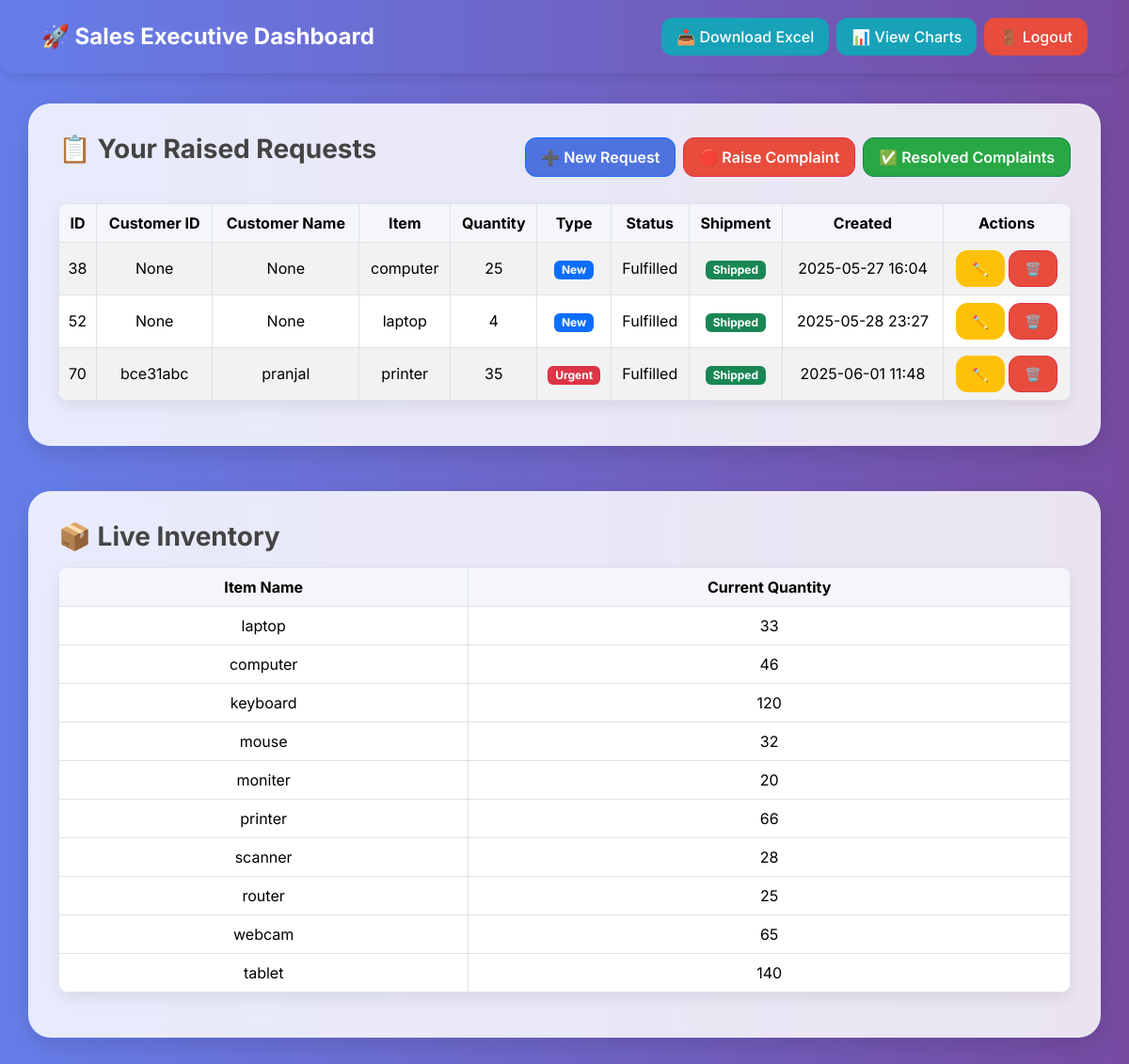
Before: /sales_dashboard (signed in) with the older database file.
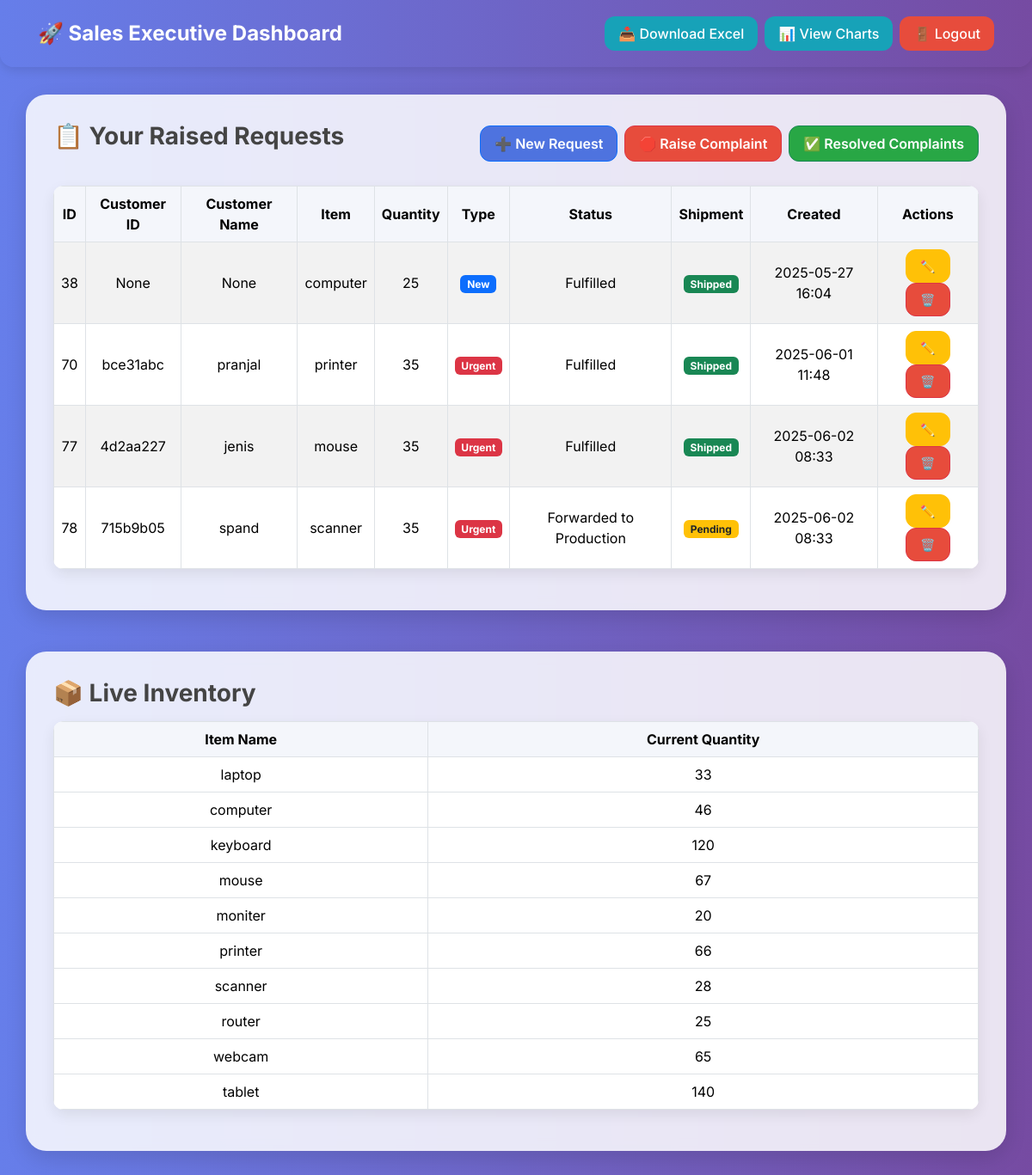
After: the same page with the newer database file.
### tables this page shows
CREATE TABLE "requests" (
	"id"	INTEGER,
	"item"	TEXT,
	"item_quantity"	INTEGER,
	"comment"	NUMERIC,
	"created_by"	TEXT NOT NULL,
	"assigned_to"	TEXT DEFAULT 'warehouse',
	"status"	TEXT DEFAULT 'Submitted' CHECK("status" IN ('Submitted', 'In Review', 'Fulfilled', 'Declined', 'Forwarded to Production')),
	"created_at"	TEXT DEFAULT CURRENT_TIMESTAMP,
	"updated_at"	TEXT DEFAULT CURRENT_TIMESTAMP,
	"warehouse_comment"	TEXT,
	"tracking_id"	TEXT,
	"courier_name"	TEXT,
	"delivery_date"	TEXT,
	"shipment_status"	TEXT DEFAULT 'Pending',
	"stock_available"	TEXT DEFAULT 'Yes' CHECK("stock_available" IN ('Yes', 'No')),
	"planner_comments"	TEXT,
	"estimated_completion_date"	TEXT,
	"urgency"	TEXT, was_forwarded INTEGER DEFAULT 0, customer_name TEXT, customer_id TEXT, request_type TEXT DEFAULT 'New', response TEXT,
	PRIMARY KEY("id" AUTOINCREMENT)
);

CREATE TABLE warehouse_inventory (
            id INTEGER PRIMARY KEY AUTOINCREMENT,
            item TEXT NOT NULL,
            item_quantity INTEGER NOT NULL
        );

### app.py (the view)
@app.route('/sales_dashboard')
def sales_dashboard():
    if session.get('role') != 'sales':
        return redirect(url_for('login'))
    username = session['username']
    conn = sqlite3.connect('database/4s.db')
    conn.row_factory = sqlite3.Row
    cursor = conn.cursor()
    cursor.execute("SELECT * FROM requests WHERE created_by = ?", (username,))
    rows = cursor.fetchall()
    requests = []
    for r in rows:
        created_at = r['created_at']
        if isinstance(created_at, str):
            try:
                created_at = datetime.strptime(created_at, "%Y-%m-%d %H:%M:%S")
            except ValueError:
                created_at = None
        requests.append({**dict(r), 'created_at': created_at})
    cursor.execute("SELECT item, item_quantity FROM warehouse_inventory")
    inventory_rows = cursor.fetchall()
    inventory = [dict(row) for row in inventory_rows]
    cursor.execute("SELECT * FROM complaints")
    resolved_rows = cursor.fetchall()
    resolved_complaints = [dict(row) for row in resolved_rows]
    print("Resolved Complaints:", resolved_complaints)  # Debug print
    conn.close()
    return render_template(
        'sales_dashboard.html',
        requests=requests,
        inventory=inventory,
        resolved_complaints=resolved_complaints  # ✅ Pass to template
    )

### Templates/sales_dashboard.html (shortened to what this page needs)
<!DOCTYPE html>
<html lang="en">
<head>
  <link href="https://cdn.jsdelivr.net/npm/bootstrap@5.3.3/dist/css/bootstrap.min.css" rel="stylesheet">
</head>
<body>
<nav class="navbar navbar-expand-lg">
  <div class="container-fluid d-flex justify-content-between align-items-center flex-wrap gap-2">
    <span class="navbar-brand">🚀 Sales Executive Dashboard</span>
    <div class="d-flex gap-2 flex-wrap">
      <a href="{{ url_for('download_report') }}" class="btn btn-info">📥 Download Excel</a>
      <a href="{{ url_for('sales_report_chart') }}" class="btn btn-info">📊 View Charts</a>
      <a href="{{ url_for('logout') }}" class="btn btn-danger">🚪 Logout</a>
    </div>
  </div>
</nav>
<section class="dashboard-box container">
  <div class="d-flex justify-content-between align-items-center mb-4 flex-wrap gap-2">
    <h3>📋 Your Raised Requests</h3>
    <div class="d-flex gap-2 flex-wrap">
      <a href="{{ url_for('raise_request') }}" class="btn btn-primary">➕ New Request</a>
      <a href="{{ url_for('raise_complaint') }}" class="btn btn-danger">🛑 Raise Complaint</a>
      <a href="{{ url_for('resolved_complaints') }}" class="btn btn-success">✅ Resolved Complaints</a>
    </div>
  </div>
  <table class="table table-striped table-bordered">
    <thead>
      <tr>
        <th>ID</th>
        <th>Customer ID</th>
        <th>Customer Name</th>
        <th>Item</th>
        <th>Quantity</th>
        <th>Type</th>
        <th>Status</th>
        <th>Shipment</th>
        <th>Created</th>
        <th>Actions</th>
      </tr>
    </thead>
    <tbody>
      {% if requests %}
        {% for r in requests %}
        <tr>
          <td>{{ r.id }}</td>
          <td>{{ r.customer_id }}</td>
          <td>{{ r.customer_name }}</td>
          <td>{{ r.item or '' }}</td>
          <td>{{ r.item_quantity or '' }}</td>
          <td>
            {% if r.request_type == 'Urgent' %}
              <span class="badge bg-danger">Urgent</span>
            {% elif r.request_type == 'New' %}
              <span class="badge bg-primary">New</span>
            {% elif r.request_type == 'Return' %}
              <span class="badge bg-warning text-dark">Return</span>
            {% else %}
              <span class="badge bg-secondary">{{ r.request_type }}</span>
            {% endif %}
          </td>
          <td>{{ r.status }}</td>
          <td>
            {% if r.shipment_status == 'Shipped' %}
              <span class="badge bg-success">Shipped</span>
            {% elif r.shipment_status %}
              <span class="badge bg-warning text-dark">{{ r.shipment_status }}</span>
            {% else %}
              <span class="badge bg-secondary">N/A</span>
            {% endif %}
          </td>
          <td>
            {% if r.created_at %}
              {{ r.created_at.strftime('%Y-%m-%d %H:%M') }}
            {% else %}
              N/A
            {% endif %}
          </td>
          <td>
            <a href="{{ url_for('edit_request', request_id=r.id) }}" class="btn btn-sm btn-warning">✏️</a>
            <a href="{{ url_for('delete_request', request_id=r.id) }}" class="btn btn-sm btn-danger" onclick="return confirm('Are you sure you want to delete this request?');">🗑️</a>
          </td>
        </tr>
        {% endfor %}
      {% else %}
        <tr>
          <td colspan="10" class="text-center">No requests found. Use ➕ to create one.</td>
        </tr>
      {% endif %}
    </tbody>
  </table>
</section>
<section class="dashboard-box container">
  <h3>📦 Live Inventory</h3>
  <table class="table table-bordered table-hover mt-3">
    <thead>
      <tr>
        <th>Item Name</th>
        <th>Current Quantity</th>
      </tr>
    </thead>
    <tbody>
      {% for item in inventory %}
      <tr>
        <td>{{ item['item'] }}</td>
        <td>{{ item['item_quantity'] }}</td>
      </tr>
      {% endfor %}
    </tbody>
  </table>
</section>
</body>
</html>

### Templates/sales_dashboard.html (style rules this page uses)
body { margin: 0; padding: 0; font-family: 'Inter', sans-serif; background: linear-gradient(to right, #667eea, #764ba2); min-height: 100vh; color: #333; }
.navbar { background: linear-gradient(90deg, #667eea, #764ba2); color: white; border-radius: 0 0 1rem 1rem; padding: 1rem 2rem; box-shadow: 0 4px 12px rgba(0, 0, 0, 0.1); }
.navbar-brand { font-weight: 700; font-size: 1.5rem; color: white !important; }
.navbar .btn { border-radius: 0.75rem; font-weight: 500; border: none; }
.dashboard-box { background: rgba(255, 255, 255, 0.85); backdrop-filter: blur(8px); padding: 2rem; border-radius: 1.5rem; box-shadow: 0 8px 24px rgba(0, 0, 0, 0.12); margin-top: 2rem; }
h3 { font-weight: 700; color: #444; margin-bottom: 1rem; }
.table { background: white; border-radius: 0.75rem; overflow: hidden; box-shadow: 0 6px 16px rgba(0, 0, 0, 0.08); }
.table th { background-color: #f4f6fb; text-align: center; vertical-align: middle; }
.table td { text-align: center; vertical-align: middle; }
.btn { border-radius: 0.75rem; font-weight: 600; padding: 0.5rem 1rem; }
.btn-info { background: #17a2b8; color: white; }
.btn-primary { background: #4e73df; }
.btn-danger { background: #e74c3c; }
.btn-success { background: #28a745; }
.btn-warning { background: #ffc107; color: #212529; }
section { margin-bottom: 3rem; }

Changed rows visible on the page:
removed requests: id "52", customer_id "None", customer_name "None", item "laptop", item_quantity "4", request_type "New", status "Fulfilled", shipment_status "Shipped", created_at "2025-05-28 23:27"
added requests: id "77", customer_id "4d2aa227", customer_name "jenis", item "mouse", item_quantity "35", request_type "Urgent", status "Fulfilled", shipment_status "Shipped", created_at "2025-06-02 08:33"
added requests: id "78", customer_id "715b9b05", customer_name "spand", item "scanner", item_quantity "35", request_type "Urgent", status "Forwarded to Production", shipment_status "Pending", created_at "2025-06-02 08:33"
changed warehouse_inventory "mouse": item_quantity "32" → "67"
